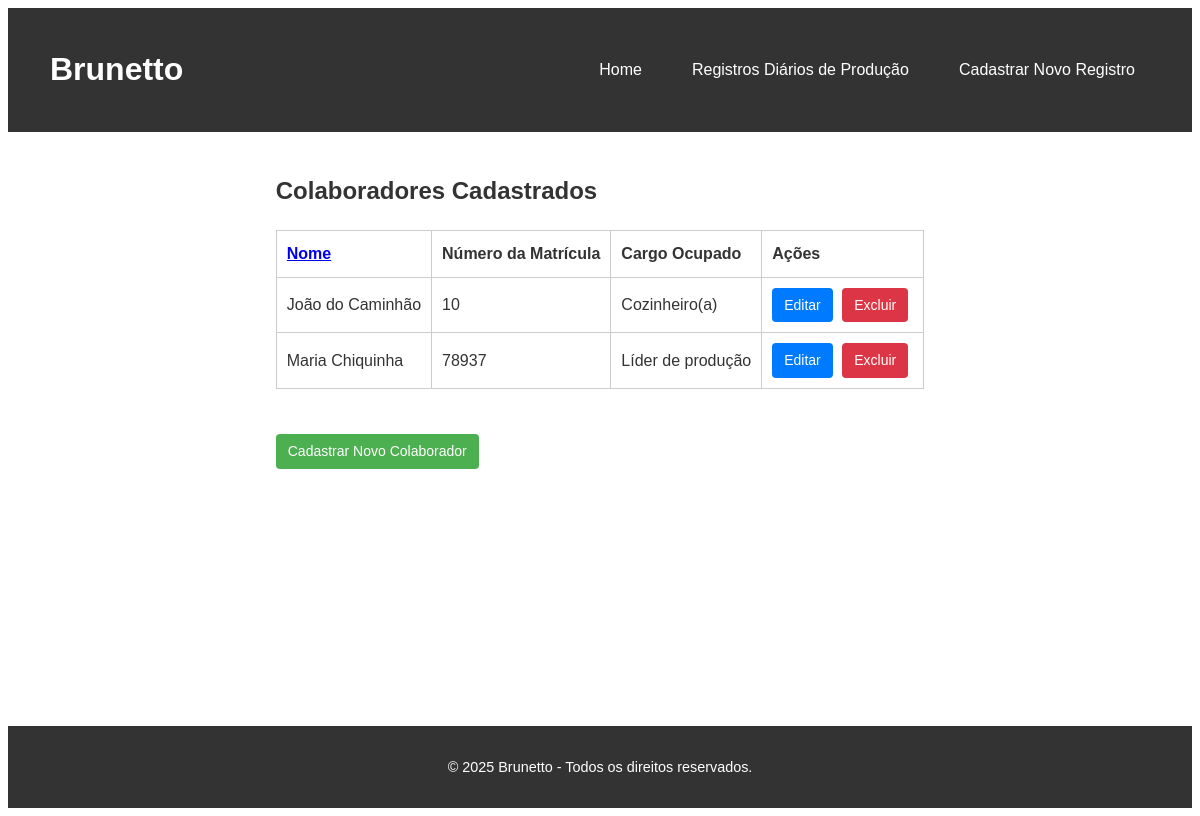
Page /employees on the earlier database version.
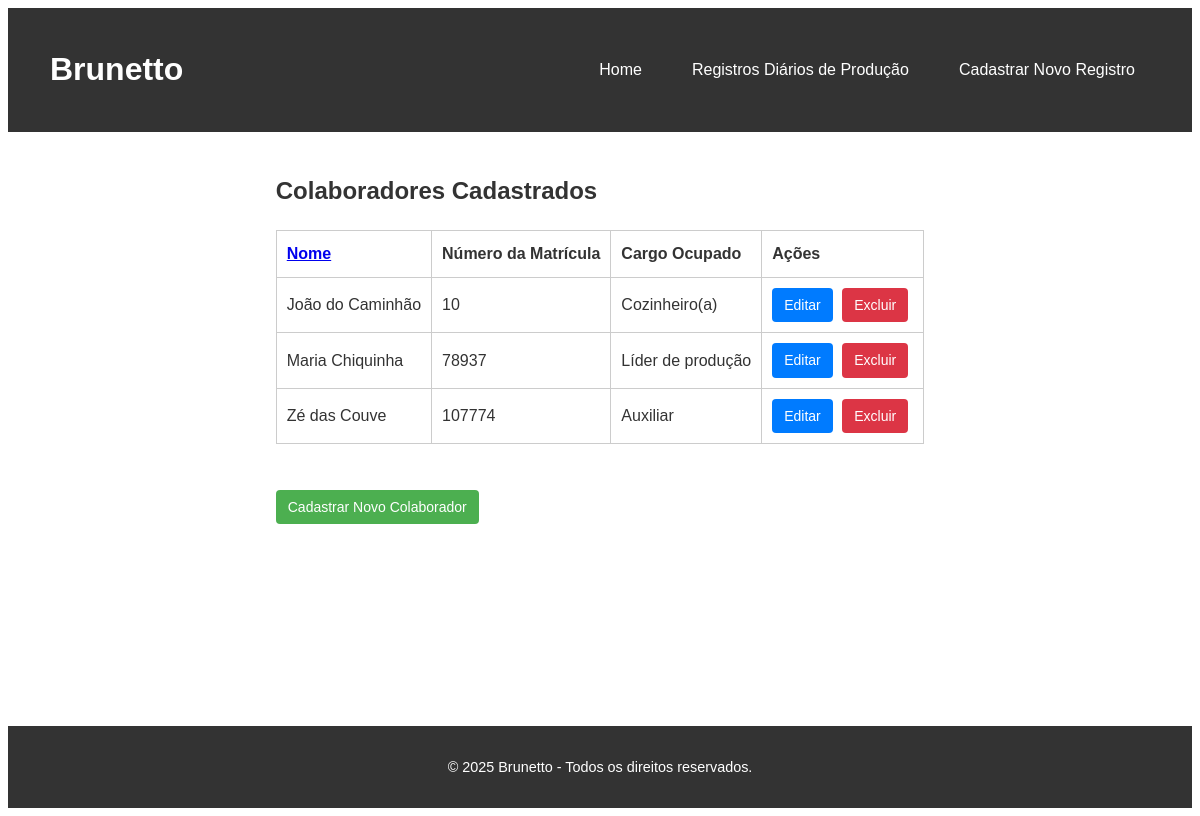
Same page on the later database version.
### brunetto/models.py (models this page shows, shortened)
class BaseModel(models.Model):
    created_at = models.DateTimeField(default=timezone.now)
    updated_at = models.DateTimeField(auto_now=True)
    class Meta:
        abstract = True

class Employee(BaseModel):
    name = models.CharField(max_length=100)
    registration_number = models.PositiveIntegerField(unique=True)
    position = models.ForeignKey(Position, on_delete=models.CASCADE, related_name='employees')

class Position(BaseModel):
    name = models.CharField(max_length=100)
    def __str__(self):
        return self.name

### brunetto/views.py (the view)
# urls.py: path('employees', views.read_employees, name='read_employees'),
def read_employees(request):
    order_by = request.GET.get('order_by', 'name')
    if order_by.startswith('-'):
        new_order_by = order_by[1:]
    else:
        new_order_by = f'-{order_by}'
    employees = Employee.objects.all().order_by(order_by)
    return render(request, 'read_employees.html', {
        'employees': employees,
        'current_order': order_by,
        'new_order': new_order_by
    })

### brunetto/templates/read_employees.html (shortened to what this page needs)
{% extends 'base.html' %}
{% block content %}
<h2>Colaboradores Cadastrados</h2>
<table class="table">
    <thead>
        <tr>
            <th><a href="?order_by={% if current_order == 'name' %}{{ new_order }}{% else %}name{% endif %}">Nome</a></th>
            <th>Número da Matrícula</th>
            <th>Cargo Ocupado</th>
            <th>Ações</th>
        </tr>
    </thead>
    <tbody>
        {% for employee in employees %}
        <tr>
            <td>{{ employee.name }}</td>
            <td>{{ employee.registration_number }}</td>
            <td>{{ employee.position }}</td>
            <td>
                <a href="{% url 'update_employee' employee.pk %}" class="button-link">Editar</a>
                <a href="{% url 'delete_employee' employee.pk %}" class="button-link button-link-danger" onclick="return confirm('Tem certeza?')">Excluir</a>
            </td>
        </tr>
        {% endfor %}
    </tbody>
</table>
<br>
<a href="{% url 'create_employee' %}" class="btn btn-custom">Cadastrar Novo Colaborador</a>
{% endblock %}

### brunetto/templates/base.html (shortened to what this page needs)
{% load static %}
<!DOCTYPE html>
<html lang="pt-BR">
<head>
    <link rel="stylesheet" href="{% static 'css/base.css' %}">
</head>
<body>
    <header>
        <div class="navbar">
            <h1>Brunetto</h1>
            <nav>
                <ul>
                    <li><a href="{% url 'home' %}">Home</a></li>
                    <li><a href="{% url 'list_production_daily_records' %}">Registros Diários de Produção</a></li>
                    <li><a href="{% url 'create_production_daily_record' %}">Cadastrar Novo Registro</a></li>
                </ul>
            </nav>
        </div>
    </header>
    <main class="container">
        {% block content %}
        {% endblock %}
    </main>
    <footer>
        <p>© 2025 Brunetto - Todos os direitos reservados.</p>
    </footer>
</body>
</html>

### brunetto/static/css/base.css (style rules this page uses)
body { font-family: Arial, sans-serif; color: #333; display: flex; flex-direction: column; min-height: 100vh; line-height: 1.6; }
header { background-color: #333; color: #fff; padding: 15px 0; }
header .navbar { display: flex; justify-content: space-between; align-items: center; max-width: 1100px; margin: 0 auto; padding: 0 20px; }
header nav ul { list-style-type: none; display: flex; gap: 20px; }
header nav ul li a { color: #fff; text-decoration: none; padding: 8px 15px; border-radius: 5px; transition: background-color 0.3s ease; }
main.container { flex: 1; max-width: 1100px; margin: 20px auto; padding: 0 20px; }
table { width: 100%; border-collapse: collapse; margin: 20px 0; }
th, td { padding: 10px; border: 1px solid #ccc; text-align: left; }
footer { background-color: #333; color: #fff; text-align: center; padding: 15px 0; font-size: 0.9em; position: relative; bottom: 0; width: 100%; }
.button-link { display: inline-block; padding: 6px 12px; color: #fff; background-color: #007bff; text-decoration: none; border-radius: 4px; font-size: 0.875em; margin-right: 5px; }
.button-link-danger { background-color: #dc3545; }
.btn-custom { display: inline-block; padding: 6px 12px; color: #fff; background-color: #4CAF50; text-decoration: none; border-radius: 4px; font-size: 0.875em; margin-right: 5px; }

Differences in the rows shown:
added Employee: name "Zé das Couve", registration_number "107774", position "Auxiliar"
